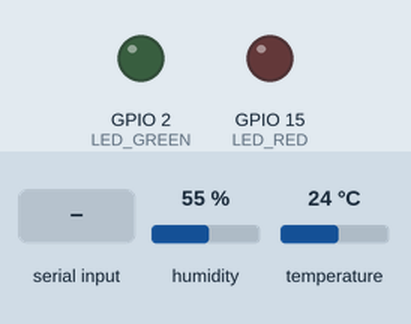
Recording of a sketch running on a simulated ESP32. On the bench: output pins drawn as LEDs (lit = HIGH). The inputs (shaded band) are chosen by the test bench; at power-on: humidity 55 %, temperature 24 °C. Random numbers use the default seed unless the sketch sets one; what the sketch prints to the serial monitor is not drawn.

Above: at 2.6 s.
2.7 s: "R" received over Serial
6.5 s: "T" received over Serial
At 8.5 s:
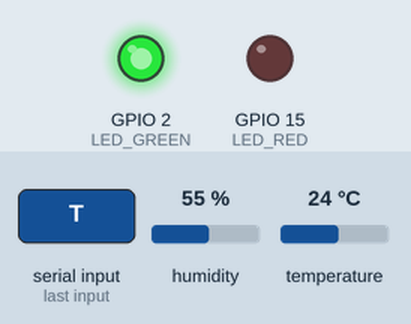
At 11.3 s:
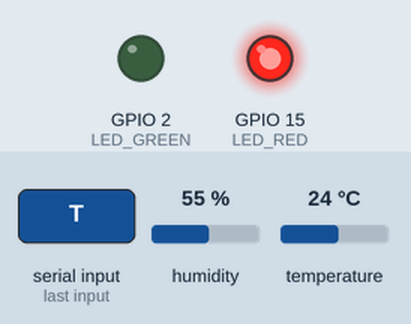
Timing chart, 0 to 26.7 s (numbered marks = the images above; inputs shaded):
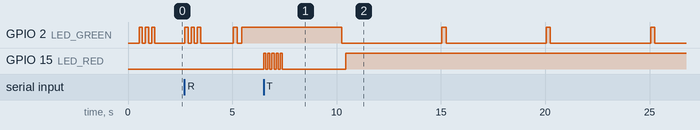

The sketch:

main.ino
```cpp
#include <Arduino.h>
#include <DHT.h>
#include <ArduinoJson.h>

// ===== PIN CONFIG =====
#define DHT_PIN     4
#define LED_GREEN   2
#define LED_RED     15
#define DHT_TYPE    DHT22

DHT dht(DHT_PIN, DHT_TYPE);

// ===== BLOCKCHAIN STRUCT =====
struct Block {
  uint32_t index;
  String   timestamp;
  String   sensorData;   // JSON payload
  String   prevHash;
  String   hash;
  uint32_t nonce;
};

// ===== CHAIN STORAGE (max 10 blok di RAM) =====
const int MAX_BLOCKS = 10;
Block chain[MAX_BLOCKS];
int   chainLen = 0;

// ===== SIMPLE HASH (32-bit XOR fold) =====
String computeHash(uint32_t index, String ts, String data,
                   String prevHash, uint32_t nonce) {
  String raw = String(index) + ts + data + prevHash + String(nonce);
  uint32_t h = 5381;
  for (int i = 0; i < (int)raw.length(); i++) {
    h = ((h << 5) + h) ^ (uint8_t)raw[i];
  }
  // Buat hex string 8-digit
  char buf[9];
  sprintf(buf, "%08X", h);
  return String(buf);
}

// ===== BUAT BLOK BARU =====
Block createBlock(uint32_t idx, String prevHash, String data) {
  Block b;
  b.index      = idx;
  b.timestamp  = String(millis());
  b.sensorData = data;
  b.prevHash   = prevHash;
  b.nonce      = random(0, 99999);
  b.hash       = computeHash(b.index, b.timestamp, b.sensorData,
                              b.prevHash, b.nonce);
  return b;
}

// ===== GENESIS BLOCK =====
void initChain() {
  Block genesis;
  genesis.index      = 0;
  genesis.timestamp  = "0";
  genesis.sensorData = "{\"type\":\"genesis\"}";
  genesis.prevHash   = "00000000";
  genesis.nonce      = 0;
  genesis.hash       = computeHash(0, "0", genesis.sensorData,
                                   "00000000", 0);
  chain[0] = genesis;
  chainLen = 1;
  Serial.println("=== GENESIS BLOCK DIBUAT ===");
  printBlock(chain[0]);
}

// ===== TAMBAH BLOK =====
bool addBlock(String sensorJson) {
  if (chainLen >= MAX_BLOCKS) {
    Serial.println("[WARN] Chain penuh! Reset diperlukan.");
    return false;
  }
  String prevHash = chain[chainLen - 1].hash;
  Block nb = createBlock(chainLen, prevHash, sensorJson);
  chain[chainLen] = nb;
  chainLen++;
  return true;
}

// ===== VALIDASI CHAIN =====
bool validateChain() {
  for (int i = 1; i < chainLen; i++) {
    // Cek prevHash
    if (chain[i].prevHash != chain[i-1].hash) {
      Serial.printf("[INVALID] Blok #%d: prevHash tidak cocok!\n", i);
      return false;
    }
    // Recompute hash
    String expected = computeHash(chain[i].index, chain[i].timestamp,
                                  chain[i].sensorData, chain[i].prevHash,
                                  chain[i].nonce);
    if (chain[i].hash != expected) {
      Serial.printf("[INVALID] Blok #%d: hash rusak!\n", i);
      return false;
    }
  }
  return true;
}

// ===== PRINT BLOK KE SERIAL =====
void printBlock(Block& b) {
  Serial.println("┌─────────────────────────────────┐");
  Serial.printf( "│ Blok     : #%u\n", b.index);
  Serial.printf( "│ Waktu    : %s ms\n", b.timestamp.c_str());
  Serial.printf( "│ Data     : %s\n", b.sensorData.c_str());
  Serial.printf( "│ PrevHash : %s\n", b.prevHash.c_str());
  Serial.printf( "│ Hash     : %s\n", b.hash.c_str());
  Serial.printf( "│ Nonce    : %u\n", b.nonce);
  Serial.println("└─────────────────────────────────┘");
}

// ===== BACA SENSOR DHT22 =====
String readSensors() {
  float temp  = dht.readTemperature();
  float humid = dht.readHumidity();

  // Gunakan random jika sensor error (simulasi Wokwi)
  if (isnan(temp))  temp  = random(2200, 3500) / 100.0;
  if (isnan(humid)) humid = random(5000, 8500) / 100.0;

  // Buat JSON payload
  StaticJsonDocument<128> doc;
  doc["temp"]   = serialized(String(temp,  2));
  doc["humid"]  = serialized(String(humid, 2));
  doc["co2"]    = random(400, 1200);  // simulasi MQ-135
  doc["light"]  = random(100, 1000);  // simulasi BH1750
  doc["device"] = "ESP32-NODE-01";

  String out;
  serializeJson(doc, out);
  return out;
}

// ===== LED FEEDBACK =====
void blinkLED(int pin, int times, int ms) {
  for (int i = 0; i < times; i++) {
    digitalWrite(pin, HIGH);
    delay(ms);
    digitalWrite(pin, LOW);
    delay(ms);
  }
}

// ===== SETUP =====
void setup() {
  Serial.begin(115200);
  delay(500);
  dht.begin();

  pinMode(LED_GREEN, OUTPUT);
  pinMode(LED_RED,   OUTPUT);

  Serial.println("\n=============================");
  Serial.println("  IoT BLOCKCHAIN SIMULATOR  ");
  Serial.println("  ESP32 + DHT22  |  Wokwi   ");
  Serial.println("=============================\n");

  initChain();
  blinkLED(LED_GREEN, 3, 150);
}

// ===== LOOP =====
uint32_t lastMine = 0;
const uint32_t INTERVAL = 5000;  // Tambah blok tiap 5 detik

void loop() {
  if (millis() - lastMine >= INTERVAL) {
    lastMine = millis();

    // 1. Baca sensor
    String payload = readSensors();
    Serial.printf("\n[INFO] Data sensor: %s\n", payload.c_str());

    // 2. Tambah ke blockchain
    if (addBlock(payload)) {
      Serial.printf("[OK] Blok #%d ditambahkan ke chain\n", chainLen - 1);
      printBlock(chain[chainLen - 1]);
      blinkLED(LED_GREEN, 1, 200);
    }

    // 3. Validasi chain
    if (validateChain()) {
      Serial.println("[VALID] Semua blok valid ✓");
      digitalWrite(LED_GREEN, HIGH);
      digitalWrite(LED_RED,   LOW);
    } else {
      Serial.println("[ERROR] Integritas chain RUSAK!");
      digitalWrite(LED_GREEN, LOW);
      digitalWrite(LED_RED,   HIGH);
    }

    // 4. Print ringkasan
    Serial.printf("[CHAIN] Total blok: %d\n", chainLen);
  }

  // Simulasi tamper via Serial Monitor
  // Ketik 'T' + Enter di Serial Monitor untuk tamper
  if (Serial.available()) {
    char c = Serial.read();
    if (c == 'T' && chainLen > 1) {
      Serial.println("\n[TAMPER] Memodifikasi blok #1...");
      chain[1].sensorData = "{\"temp\":\"99.99\",\"tampered\":true}";
      // hash TIDAK diperbarui — simulasi serangan
      Serial.println("[TAMPER] Data diubah, hash lama dipertahankan");
      blinkLED(LED_RED, 5, 100);
    }
    if (c == 'R') {
      Serial.println("\n[RESET] Membuat ulang blockchain...");
      initChain();
      blinkLED(LED_GREEN, 3, 150);
    }
  }
}
```

Measured:
- after the input at 6.5 s, GPIO 15 (LED_RED): goes 4 × (HIGH 0.10 s, LOW 0.10 s), HIGH 0.10 s, LOW 3.0 s, then HIGH, starting at once
- by itself, GPIO 2 (LED_GREEN): alternates HIGH for 0.20 s and LOW for 4.8 s
